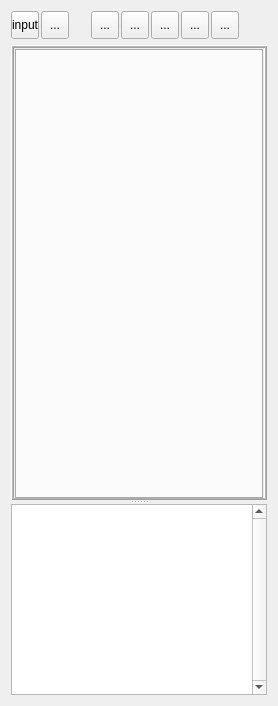
  <widget class="QWidget" name="centralwidget">
   <layout class="QVBoxLayout" name="verticalLayout_2">
    <item>
     <widget class="QFrame" name="frame">
      <property name="minimumSize">
       <size>
        <width>0</width>
        <height>28</height>
       </size>
      </property>
      <property name="maximumSize">
       <size>
        <width>16777215</width>
        <height>28</height>
       </size>
      </property>
      <property name="frameShape">
       <enum>QFrame::NoFrame</enum>
      </property>
      <property name="frameShadow">
       <enum>QFrame::Raised</enum>
      </property>
      <widget class="QToolButton" name="btnInput">
       <property name="geometry">
        <rect>
         <x>0</x>
         <y>0</y>
         <width>28</width>
         <height>28</height>
        </rect>
       </property>
       <property name="focusPolicy">
        <enum>Qt::NoFocus</enum>
       </property>
       <property name="layoutDirection">
        <enum>Qt::LeftToRight</enum>
       </property>
       <property name="text">
        <string>input</string>
       </property>
       <property name="icon">
        <iconset resource="ResourceFiles/icons.qrc">
         <normaloff>:/newPrefix/images/input.png</normaloff>:/newPrefix/images/input.png</iconset>
       </property>
       <property name="iconSize">
        <size>
         <width>18</width>
         <height>18</height>
        </size>
       </property>
      </widget>
      <widget class="QToolButton" name="btnOutput">
       <property name="geometry">
        <rect>
         <x>30</x>
         <y>0</y>
         <width>28</width>
         <height>28</height>
        </rect>
       </property>
       <property name="focusPolicy">
        <enum>Qt::NoFocus</enum>
       </property>
       <property name="text">
        <string>...</string>
       </property>
       <property name="icon">
        <iconset resource="ResourceFiles/icons.qrc">
         <normaloff>:/newPrefix/images/output.png</normaloff>:/newPrefix/images/output.png</iconset>
       </property>
       <property name="iconSize">
        <size>
         <width>18</width>
         <height>18</height>
        </size>
       </property>
      </widget>
      <widget class="QToolButton" name="btnZmOut">
       <property name="geometry">
        <rect>
         <x>80</x>
         <y>0</y>
         <width>28</width>
         <height>28</height>
        </rect>
       </property>
       <property name="focusPolicy">
        <enum>Qt::NoFocus</enum>
       </property>
       <property name="toolTip">
        <string>Zoom In</string>
       </property>
       <property name="text">
        <string>...</string>
       </property>
       <property name="icon">
        <iconset resource="ResourceFiles/icons.qrc">
         <normaloff>:/newPrefix/images/zoom_in_01.png</normaloff>:/newPrefix/images/zoom_in_01.png</iconset>
       </property>
       <property name="iconSize">
        <size>
         <width>18</width>
         <height>18</height>
        </size>
       </property>
      </widget>
      <widget class="QToolButton" name="btnZmIn">
       <property name="geometry">
        <rect>
         <x>110</x>
         <y>0</y>
         <width>28</width>
         <height>28</height>
        </rect>
       </property>
       <property name="focusPolicy">
        <enum>Qt::NoFocus</enum>
       </property>
       <property name="toolTip">
        <string>Zoom Out</string>
       </property>
       <property name="text">
        <string>...</string>
       </property>
       <property name="icon">
        <iconset resource="ResourceFiles/icons.qrc">
         <normaloff>:/newPrefix/images/zoom_out_01.png</normaloff>:/newPrefix/images/zoom_out_01.png</iconset>
       </property>
       <property name="iconSize">
        <size>
         <width>18</width>
         <height>18</height>
        </size>
       </property>
      </widget>
      <widget class="QToolButton" name="btnSvgSave">
       <property name="geometry">
        <rect>
         <x>200</x>
         <y>0</y>
         <width>28</width>
         <height>28</height>
        </rect>
       </property>
       <property name="focusPolicy">
        <enum>Qt::NoFocus</enum>
       </property>
       <property name="toolTip">
        <string>Save 3D Images</string>
       </property>
       <property name="text">
        <string>...</string>
       </property>
       <property name="icon">
        <iconset resource="ResourceFiles/icons.qrc">
         <normaloff>:/newPrefix/images/save.png</normaloff>:/newPrefix/images/save.png</iconset>
       </property>
       <property name="iconSize">
        <size>
         <width>18</width>
         <height>18</height>
        </size>
       </property>
      </widget>
      <widget class="QToolButton" name="btnTotatAcw">
       <property name="geometry">
        <rect>
         <x>140</x>
         <y>0</y>
         <width>28</width>
         <height>28</height>
        </rect>
       </property>
       <property name="focusPolicy">
        <enum>Qt::NoFocus</enum>
       </property>
       <property name="toolTip">
        <string>Rotate Left</string>
       </property>
       <property name="text">
        <string>...</string>
       </property>
       <property name="icon">
        <iconset resource="ResourceFiles/icons.qrc">
         <normaloff>:/newPrefix/images/rotate-ccw.png</normaloff>:/newPrefix/images/rotate-ccw.png</iconset>
       </property>
       <property name="iconSize">
        <size>
         <width>22</width>
         <height>22</height>
        </size>
       </property>
      </widget>
      <widget class="QToolButton" name="btnRotatCw">
       <property name="geometry">
        <rect>
         <x>170</x>
         <y>0</y>
         <width>28</width>
         <height>28</height>
        </rect>
       </property>
       <property name="focusPolicy">
        <enum>Qt::NoFocus</enum>
       </property>
       <property name="toolTip">
        <string>Rotate Right</string>
       </property>
       <property name="text">
        <string>...</string>
       </property>
       <property name="icon">
        <iconset resource="ResourceFiles/icons.qrc">
         <normaloff>:/newPrefix/images/rotate-cw.png</normaloff>:/newPrefix/images/rotate-cw.png</iconset>
       </property>
       <property name="iconSize">
        <size>
         <width>25</width>
         <height>25</height>
        </size>
       </property>
      </widget>
      <widget class="QToolButton" name="btn3D">
       <property name="geometry">
        <rect>
         <x>390</x>
         <y>0</y>
         <width>28</width>
         <height>28</height>
        </rect>
       </property>
       <property name="font">
        <font>
         <family>Droid Serif</family>
         <pointsize>11</pointsize>
         <weight>75</weight>
         <italic>true</italic>
         <bold>true</bold>
         <underline>false</underline>
         <strikeout>false</strikeout>
        </font>
       </property>
       <property name="focusPolicy">
        <enum>Qt::NoFocus</enum>
       </property>
       <property name="toolTip">
        <string>3D Model</string>
       </property>
       <property name="text">
        <string>3D</string>
       </property>
       <property name="autoRaise">
        <bool>false</bool>
       </property>
       <property name="arrowType">
        <enum>Qt::NoArrow</enum>
       </property>
      </widget>
      <widget class="QCheckBox" name="chkBxBeam">
       <property name="geometry">
        <rect>
         <x>430</x>
         <y>0</y>
         <width>71</width>
         <height>29</height>
        </rect>
       </property>
       <property name="font">
        <font>
         <pointsize>10</pointsize>
         <weight>75</weight>
         <bold>true</bold>
        </font>
       </property>
       <property name="focusPolicy">
        <enum>Qt::NoFocus</enum>
       </property>
       <property name="text">
        <string>Beam</string>
       </property>
      </widget>
      <widget class="QCheckBox" name="chkBxCol">
       <property name="geometry">
        <rect>
         <x>510</x>
         <y>0</y>
         <width>91</width>
         <height>29</height>
        </rect>
       </property>
       <property name="font">
        <font>
         <pointsize>10</pointsize>
         <weight>75</weight>
         <bold>true</bold>
        </font>
       </property>
       <property name="focusPolicy">
        <enum>Qt::NoFocus</enum>
       </property>
       <property name="text">
        <string>Column</string>
       </property>
      </widget>
      <widget class="QCheckBox" name="chkBxFinplate">
       <property name="geometry">
        <rect>
         <x>600</x>
         <y>0</y>
         <width>92</width>
         <height>29</height>
        </rect>
       </property>
       <property name="font">
        <font>
         <pointsize>10</pointsize>
         <weight>75</weight>
         <bold>true</bold>
        </font>
       </property>
       <property name="focusPolicy">
        <enum>Qt::NoFocus</enum>
       </property>
       <property name="text">
        <string>Finplate</string>
       </property>
      </widget>
      <widget class="QToolButton" name="btn_front">
       <property name="geometry">
        <rect>
         <x>270</x>
         <y>0</y>
         <width>28</width>
         <height>28</height>
        </rect>
       </property>
       <property name="font">
        <font>
         <pointsize>10</pointsize>
         <weight>75</weight>
         <bold>true</bold>
        </font>
       </property>
       <property name="focusPolicy">
        <enum>Qt::NoFocus</enum>
       </property>
       <property name="acceptDrops">
        <bool>true</bool>
       </property>
       <property name="toolTip">
        <string>Front View</string>
       </property>
       <property name="text">
        <string/>
       </property>
       <property name="icon">
        <iconset resource="ResourceFiles/icons.qrc">
         <normaloff>:/newPrefix/images/Z-X.png</normaloff>:/newPrefix/images/Z-X.png</iconset>
       </property>
       <property name="iconSize">
        <size>
         <width>22</width>
         <height>22</height>
        </size>
       </property>
       <property name="checkable">
        <bool>true</bool>
       </property>
      </widget>
      <widget class="QToolButton" name="btn_top">
       <property name="geometry">
        <rect>
         <x>300</x>
         <y>0</y>
         <width>28</width>
         <height>28</height>
        </rect>
       </property>
       <property name="font">
        <font>
         <pointsize>10</pointsize>
         <weight>75</weight>
         <bold>true</bold>
        </font>
       </property>
       <property name="focusPolicy">
        <enum>Qt::NoFocus</enum>
       </property>
       <property name="toolTip">
        <string>Top View</string>
       </property>
       <property name="text">
        <string/>
       </property>
       <property name="icon">
        <iconset resource="ResourceFiles/icons.qrc">
         <normaloff>:/newPrefix/images/X-Y.png</normaloff>:/newPrefix/images/X-Y.png</iconset>
       </property>
       <property name="iconSize">
        <size>
         <width>22</width>
         <height>23</height>
        </size>
       </property>
       <property name="checkable">
        <bool>true</bool>
       </property>
      </widget>
      <widget class="QToolButton" name="btn_side">
       <property name="geometry">
        <rect>
         <x>330</x>
         <y>0</y>
         <width>28</width>
         <height>28</height>
        </rect>
       </property>
       <property name="font">
        <font>
         <pointsize>10</pointsize>
         <weight>75</weight>
         <bold>true</bold>
        </font>
       </property>
       <property name="focusPolicy">
        <enum>Qt::NoFocus</enum>
       </property>
       <property name="toolTip">
        <string>Side View</string>
       </property>
       <property name="text">
        <string/>
       </property>
       <property name="icon">
        <iconset resource="ResourceFiles/icons.qrc">
         <normaloff>:/newPrefix/images/Z-Y.png</normaloff>:/newPrefix/images/Z-Y.png</iconset>
       </property>
       <property name="iconSize">
        <size>
         <width>22</width>
         <height>22</height>
        </size>
       </property>
       <property name="checkable">
        <bool>true</bool>
       </property>
      </widget>
     </widget>
    </item>
    <item>
     <widget class="QSplitter" name="splitter">
      <property name="orientation">
       <enum>Qt::Vertical</enum>
      </property>
      <widget class="QFrame" name="frame_2">
       <property name="minimumSize">
        <size>
         <width>0</width>
         <height>100</height>
        </size>
       </property>
       <property name="frameShape">
        <enum>QFrame::Box</enum>
       </property>
       <property name="frameShadow">
        <enum>QFrame::Raised</enum>
       </property>
       <property name="lineWidth">
        <number>1</number>
       </property>
       <property name="midLineWidth">
        <number>1</number>
       </property>
       <layout class="QVBoxLayout" name="verticalLayout">
        <property name="margin">
         <number>1</number>
        </property>
        <item>
         <widget class="QTabWidget" name="mytabWidget">
          <property name="minimumSize">
           <size>
            <width>0</width>
            <height>450</height>
           </size>
          </property>
          <property name="font">
           <font>
            <pointsize>8</pointsize>
           </font>
          </property>
          <property name="focusPolicy">
           <enum>Qt::NoFocus</enum>
          </property>
          <property name="styleSheet">
           <string notr="true">QTabBar::tab { height: 75px; width: 1px;  }</string>
          </property>
          <property name="tabPosition">
           <enum>QTabWidget::West</enum>
          </property>
          <property name="currentIndex">
           <number>-1</number>
          </property>
         </widget>
        </item>
       </layout>
      </widget>
      <widget class="QTextEdit" name="textEdit">
       <property name="minimumSize">
        <size>
         <width>0</width>
         <height>125</height>
        </size>
       </property>
       <property name="maximumSize">
        <size>
         <width>16777215</width>
         <height>16777215</height>
        </size>
       </property>
       <property name="verticalScrollBarPolicy">
        <enum>Qt::ScrollBarAlwaysOn</enum>
       </property>
       <property name="overwriteMode">
        <bool>true</bool>
       </property>
      </widget>
     </widget>
    </item>
   </layout>
  </widget>
